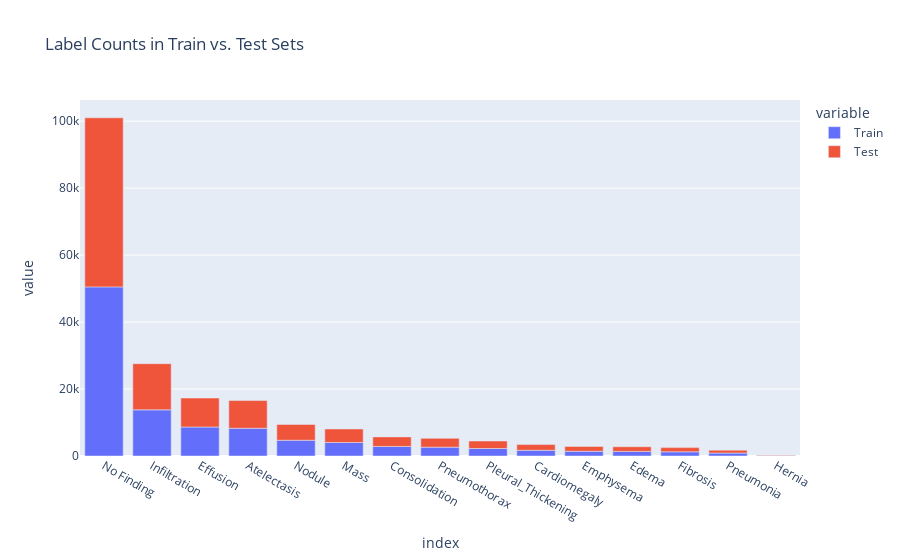

Here is the notebook cell this chart was saved with:
### Code cell
label_counts_train = train_df[train_df.columns[3:]].sum().sort_values(ascending=False)
label_counts_test = train_df[train_df.columns[3:]].sum().sort_values(ascending=False)
label_counts_train.plot.bar(text_auto='.2s')
label_counts_test.plot.bar(text_auto='.2s')

combined_label_counts = pd.DataFrame({'Train': label_counts_train, 'Test': label_counts_test})

combined_label_counts.plot.bar(title="Label Counts in Train vs. Test Sets")

### Figure 1 — Plotly figure (JSON) as saved in the notebook; plotly's stock layout.template omitted (floating-point values rounded to 4 significant figures)
{"data": [{"alignmentgroup": "True", "hovertemplate": "variable=Train<br>index=%{x}<br>value=%{y}<extra></extra>", "legendgroup": "Train", "marker": {"color": "#636efa", "pattern": {"shape": ""}}, "name": "Train", "offsetgroup": "Train", "orientation": "v", "showlegend": true, "textposition": "auto", "type": "bar", "x": ["No Finding", "Infiltration", "Effusion", "Atelectasis", "Nodule", "Mass", "Consolidation", "Pneumothorax", "Pleural_Thickening", "Cardiomegaly", "Emphysema", "Edema", "Fibrosis", "Pneumonia", "Hernia"], "xaxis": "x", "y": [50500, 13782, 8659, 8280, 4708, 4034, 2852, 2637, 2242, 1707, 1423, 1378, 1251, 876, 141], "yaxis": "y"}, {"alignmentgroup": "True", "hovertemplate": "variable=Test<br>index=%{x}<br>value=%{y}<extra></extra>", "legendgroup": "Test", "marker": {"color": "#EF553B", "pattern": {"shape": ""}}, "name": "Test", "offsetgroup": "Test", "orientation": "v", "showlegend": true, "textposition": "auto", "type": "bar", "x": ["No Finding", "Infiltration", "Effusion", "Atelectasis", "Nodule", "Mass", "Consolidation", "Pneumothorax", "Pleural_Thickening", "Cardiomegaly", "Emphysema", "Edema", "Fibrosis", "Pneumonia", "Hernia"], "xaxis": "x", "y": [50500, 13782, 8659, 8280, 4708, 4034, 2852, 2637, 2242, 1707, 1423, 1378, 1251, 876, 141], "yaxis": "y"}], "layout": {"barmode": "relative", "legend": {"title": {"text": "variable"}, "tracegroupgap": 0}, "title": {"text": "Label Counts in Train vs. Test Sets"}, "xaxis": {"anchor": "y", "domain": [0, 1], "title": {"text": "index"}}, "yaxis": {"anchor": "x", "domain": [0, 1], "title": {"text": "value"}}}}
